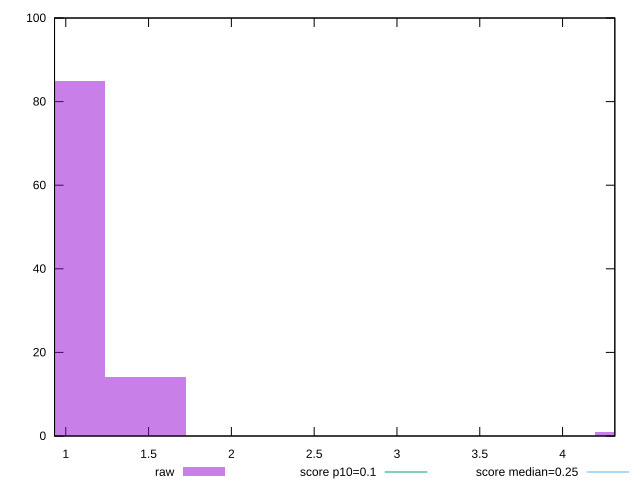

Write gnuplot code to recreate this figure.
reset

$raw <<EOF
0.9874289782445914 85
1.481143467366887 14
4.443430402100661 1
EOF

set key outside below
set boxwidth 0.4937144891222957
set xrange [0.9321282912360297:4.315516493055556]
set yrange [0:100]
set trange [0:100]
set style fill transparent solid 0.5 noborder

set parametric
set terminal svg size 640, 490 enhanced background rgb 'white'
set output "report_00015_2021-02-09T16-11-33.973Z/cumulative-layout-shift/samples/pages+cached+noadtech/raw/histogram.svg"

plot $raw title "raw" with boxes, \
     0.1,t title "score p10=0.1", \
     0.25,t title "score median=0.25"

reset
